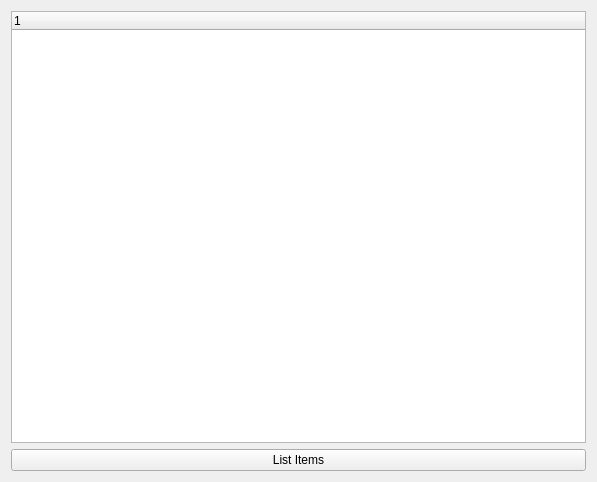
<?xml version="1.0" encoding="UTF-8"?>
<ui version="4.0">
 <class>Widget</class>
 <widget class="QWidget" name="Widget">
  <property name="geometry">
   <rect>
    <x>0</x>
    <y>0</y>
    <width>597</width>
    <height>482</height>
   </rect>
  </property>
  <property name="windowTitle">
   <string>Widget</string>
  </property>
  <layout class="QVBoxLayout" name="verticalLayout">
   <item>
    <widget class="QTreeWidget" name="treeWidget">
     <column>
      <property name="text">
       <string notr="true">1</string>
      </property>
     </column>
    </widget>
   </item>
   <item>
    <widget class="QPushButton" name="list_items_button">
     <property name="text">
      <string>List Items</string>
     </property>
    </widget>
   </item>
  </layout>
 </widget>
 <resources/>
 <connections/>
</ui>
